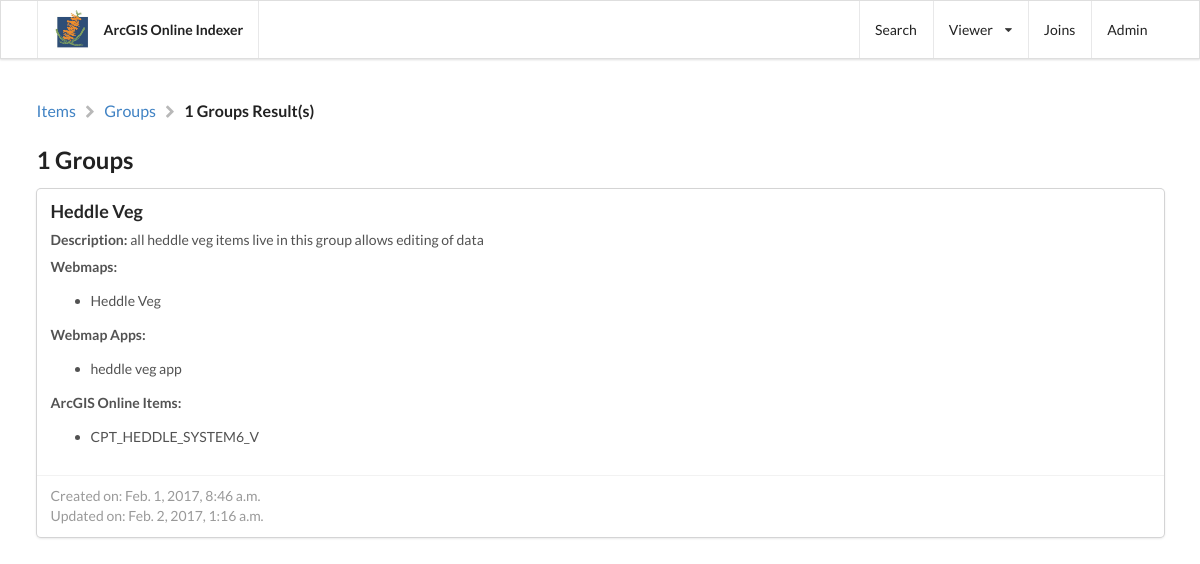
Before: /viewer/group/ with the older database file.
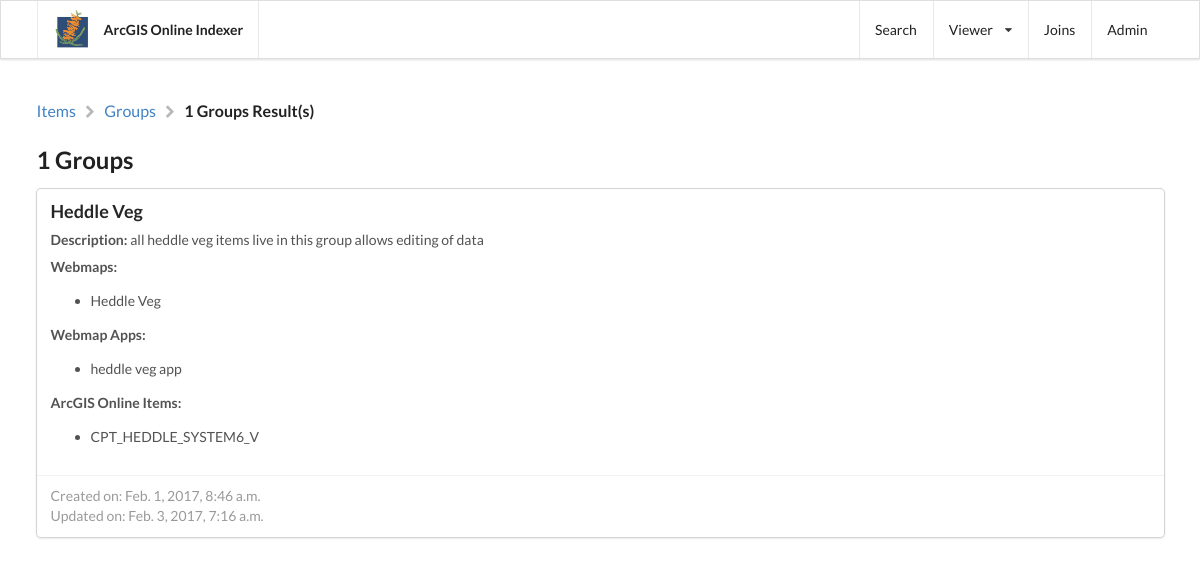
After: the same page with the newer database file.
### groups/models.py (models this page shows, shortened)
class Group(models.Model):
	name = models.CharField(max_length=30)
	description = models.TextField(max_length=255, blank=True)
	webmap = models.ManyToManyField(Webmap)
	webmap_app = models.ManyToManyField(Webmap_App)
	agol = models.ManyToManyField(AGOL_Item)
	created_date = models.DateTimeField(auto_now_add=True)
	updated_date = models.DateTimeField(auto_now=True)
	class Meta:
		verbose_name = 'Group'

### webmap/models.py (models this page shows)
class Webmap(models.Model):
	name = models.CharField(max_length=20)
	purpose = models.CharField(max_length=50)
	contact = models.ForeignKey(Webmap_Contact)
	collector = models.BooleanField()
	collector_offline = models.BooleanField()
	created_date = models.DateTimeField(auto_now_add=True)
	updated_date = models.DateTimeField(auto_now=True)
	def __str__(self):
		return self.name

class Webmap_App(models.Model):
	name = models.CharField(max_length=20)
	purpose = models.CharField(max_length=50)
	url = models.URLField()
	contact = models.ForeignKey(Webmap_Contact)
	webmap = models.ForeignKey(Webmap)
	created_date = models.DateTimeField(auto_now_add=True)
	updated_date = models.DateTimeField(auto_now=True)
	class Meta:
		verbose_name = 'Webmap App'
	def __str__(self):
		return self.name

### agol/models.py (models this page shows)
class AGOL_Item(models.Model):
    name = models.CharField(max_length=50)
    type = models.ForeignKey(AGOL_Item_Type)
    url = models.ForeignKey(Web_Service)
    mxd = models.ForeignKey(MXD, verbose_name='MXD')
    external_layer_url = models.URLField()
    owner = models.ForeignKey(User)
    comments = models.CharField(max_length=255, blank=True)
    created_date = models.DateTimeField(auto_now_add=True)
    updated_date = models.DateTimeField(auto_now=True)
    class Meta:
        verbose_name = 'ArcGIS Online Item'
    def __str__(self):
        return self.name

### viewer/views.py (the view)
def viewer_groups(request):
	location = ['Groups']
	groups_all = Group.objects.all()
	groups = None
	search_field = ''
	if 'name' in request.GET:
		name = request.GET['name']
		if not name:
			groups = groups_all
		else:
			groups = Group.objects.filter(name__icontains=name)
			search_field = name
	else:
		groups = groups_all
	location.append(groups.count)
	search_data = Group.objects.all().values_list('name', flat=True).distinct()
	return render(request, 'viewer_list.html',
	{
		'location': location,
		'items': groups,
		'search_data': search_data,
		'search_field': search_field,
	})

### viewer/templates/viewer_list.html
{% extends "index.html" %}
{% block content %}
	{% include "partials/viewer_breadcrumbs.html" with location=location  %}
	<h2>{{ items.count }} {{ location.0 }}{{ items.count|pluralize }}</h2>
	{% include "partials/viewer_list-content.html" with items=items location=location %}
{% endblock %}

### templates/index.html (shortened to what this page needs)
<!DOCTYPE html>
<html lang="en">
<head>
	{% load static %}
	{% get_static_prefix as STATIC_PREFIX %}
	<link rel="stylesheet" href="{{ STATIC_PREFIX }}libs/semantic-ui/semantic.min.css">
	<link rel="stylesheet" href="{{ STATIC_PREFIX }}css/master.min.css">
</head>
<body>
	{% include "./partials/nav.html" %}
	<div class="main-container ui container">
		{% block content %}
		{% endblock %}
	</div>
</body>
</html>

### templates/partials/nav.html (shortened to what this page needs)
<div class="main-menu ui fixed menu">
	<div class="ui container">
		<a href="{% url 'index' %}" class="header item">
			{% load static %}
			{% get_static_prefix as STATIC_PREFIX %}
			<img src="{{ STATIC_PREFIX }}images/DPaW_logo.jpg" alt="dpaw logo" class="logo">
			<p class="title">ArcGIS Online Indexer</p>
		</a>
		<div class="right menu">
			<a href="{% url 'index' %}" class="item">Search</a>
			<div class="ui dropdown item">
				Viewer <i class="dropdown icon"></i>
			</div>
			<a href="{% url 'index' %}" class="item">Joins</a>
			<a href="{% url 'admin:index' %}" class="item">Admin</a>
		</div>
	</div>
</div>

### viewer/templates/partials/viewer_breadcrumbs.html
<div class="ui large breadcrumb">
	<a href="{% url 'viewer' %}" class="section">Items</a>
	{% for loc in location  %}
		<i class="right chevron icon divider"></i>
		{% if loc == 'ArcGIS Online Item'  %}
			<a href="{% url 'viewer_agol' %}" class="section">{{ loc }}</a>
		{% elif loc == 'Groups' %}
			<a href="{% url 'viewer_group' %}" class="section">{{ loc }}</a>
		{% elif loc == 'Layer Source' %}
			<a href="{% url 'viewer_layer_source' %}" class="section">{{ loc }}</a>
		{% elif loc == 'MXD' %}
			<a href="{% url 'viewer_mxd' %}" class="section">{{ loc }}</a>
		{% elif loc == 'Web Adapter' %}
			<a href="{% url 'viewer_web_adapter' %}" class="section">{{ loc }}</a>
		{% elif loc == 'Web Service' %}
			<a href="{% url 'viewer_web_service' %}" class="section">{{ loc }}</a>
		{% elif loc == 'Webmap' %}
			<a href="{% url 'viewer_webmap' %}" class="section">{{ loc }}</a>
		{% elif loc == 'Webmap App' %}
			<a href="{% url 'viewer_webmap_app' %}" class="section">{{ loc }}</a>
		{% else %}
			<div class="active section">{{ loc }} {{ location.0 }} Result(s)</div>
		{% endif %}
	{% endfor %}
</div>

### viewer/templates/partials/viewer_list-content.html
{% for item in items  %}
	{% if location.0 == "ArcGIS Online Item" %}
		{% include "partials/viewer_agol.html" with a=item %}
	{% elif location.0 == "Groups" %}
		{% include "partials/viewer_groups.html" with g=item %}
	{% elif location.0 == "Layer Source" %}
		{% include "partials/viewer_layer-source.html" with ls=item %}
	{% elif location.0 == "MXD" %}
		{% include "partials/viewer_mxd.html" with m=item %}
	{% elif location.0 == "Webmap" %}
		{% include "partials/viewer_webmap.html" with w=item %}
	{% elif location.0 == "Webmap App" %}
		{% include "partials/viewer_webmap-app.html" with w=item %}
	{% elif location.0 == "Web Adapter" %}
		{% include "partials/viewer_web-adapter.html" with w=item %}
	{% elif location.0 == "Web Service" %}
		{% include "partials/viewer_web-service.html" with w=item %}
	{% endif %}
{% endfor %}

### viewer/templates/partials/viewer_groups.html
<div class="ui fluid card">
	<div class="content">
		<div class="header">{{ g.name }}</div>
		<div class="description">
			<p>
				<b><span>Description: </span></b>
				{{ g.description }}
			</p>
			<p>
				<b><span>Webmaps: </span></b>
				<ul>
					{% for web in g.webmap.all  %}
						<li>{{ web }}</li>
					{% endfor %}
				</ul>
			</p>
			<p>
				<b><span>Webmap Apps: </span></b>
				<ul>
					{% for wa in g.webmap_app.all  %}
						<li>{{ wa }}</li>
					{% endfor %}
				</ul>
			</p>
			<p>
				<b><span>ArcGIS Online Items: </span></b>
				<ul>
					{% for ag in g.agol.all  %}
						<li>{{ ag }}</li>
					{% endfor %}
				</ul>
			</p>
		</div>
	</div>
	<div class="extra content">
		<div class="meta">
			<span>Created on: </span>
			{{ g.created_date }}
		</div>
		<div class="meta">
			<span>Updated on: </span>
			{{ g.updated_date }}
		</div>
	</div>
</div>

Changed rows visible on the page:
changed Group "Heddle Veg": updated_date "Feb. 2, 2017, 1:16 a.m." → "Feb. 3, 2017, 7:16 a.m."
